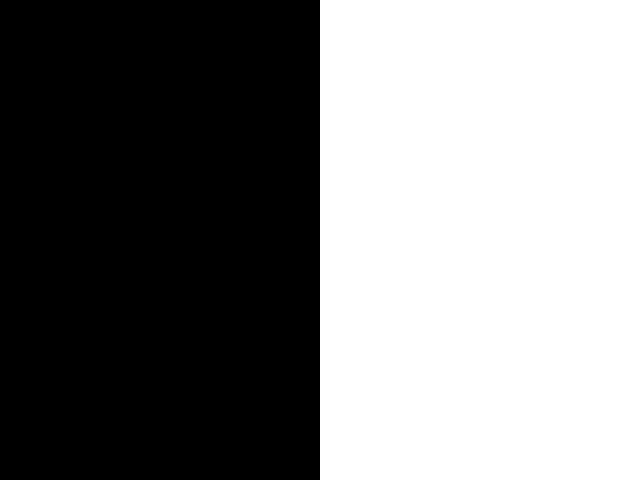
#> input picture B&W.jpg, 640 x 480 px
$ python 'Colour Detection 2.py'
#> lines starting #> are read from the running program, lines starting #| are printed output that depends on the picture; after the words box and inside, x2 and y2 are one past the last pixel; in counts of white or black regions, pixels touching at a corner belong together
import cv2
import numpy as np

a = np.zeros([480, 640, 3], np.uint8)

img = cv2.imread('B&W.jpg', 1)
#> img is the input picture: shape (480, 640, 3); 50% white; 1 white region, box (x1, y1, x2, y2) and area: (320, 0, 640, 480) 153600
b = cv2.rectangle(a, (200, 0), (450, 200), (255, 255, 255), -1)
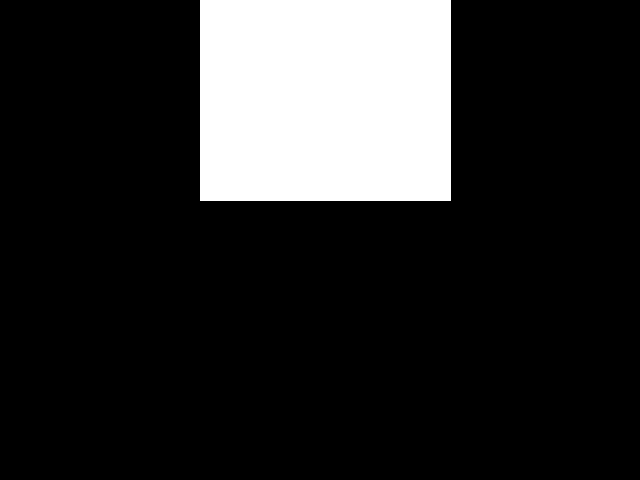
#> a: shape (480, 640, 3); 16.4% white; 1 white region, box (x1, y1, x2, y2) and area: (200, 0, 451, 201) 50451
bit = cv2.bitwise_and(a, img)
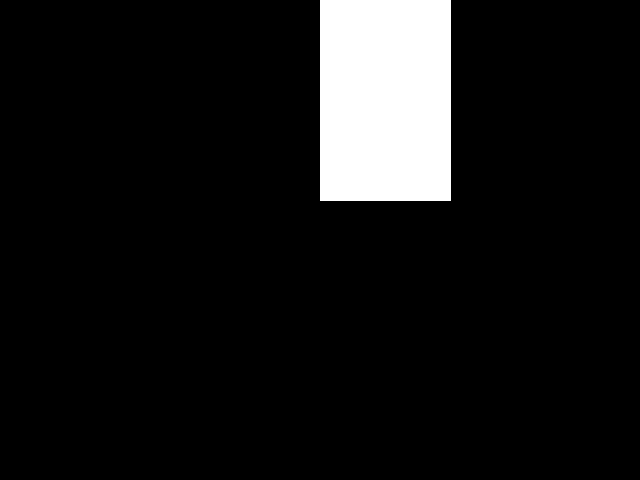
#> bit: shape (480, 640, 3); 8.6% white; 1 white region, box (x1, y1, x2, y2) and area: (320, 0, 451, 201) 26331
bit1 = cv2.bitwise_or(a, img)
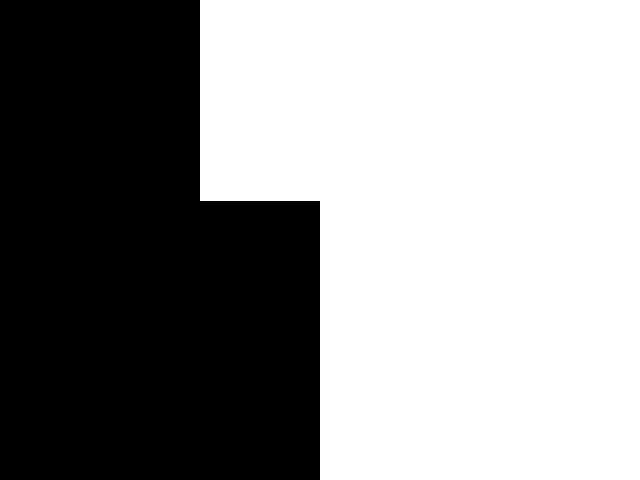
#> bit1: shape (480, 640, 3); 57.9% white; 1 black region, box (x1, y1, x2, y2) and area: (0, 0, 320, 480) 129480
bit2 = cv2.bitwise_not(a, img)
bit3 = cv2.bitwise_xor(a, img)
#> bit3: shape (480, 640, 3); every value is 255

cv2.imshow("IMAGE", img)
cv2.imshow("BLACK", a)
cv2.imshow("Error", bit2)
cv2.waitKey(0)

cv2.destroyAllWindows()

$ run again, with Color.jpg copied over B&W.jpg
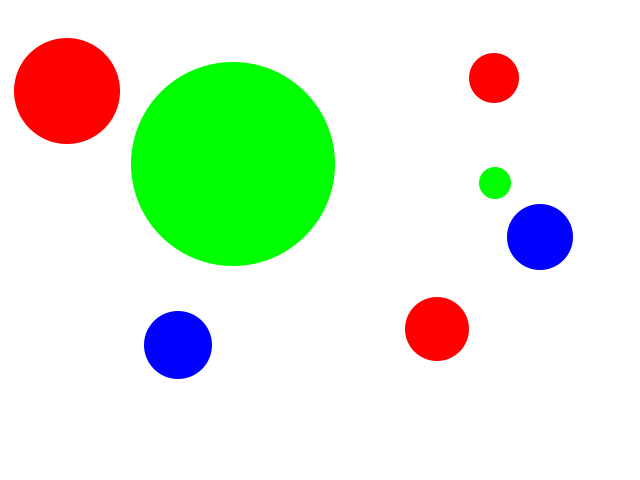
#> input picture Color.jpg, 640 x 480 px
#> img is the input picture: shape (480, 640, 3); mean B, G, R 215.7, 237.5, 221.3
#> a: shape (480, 640, 3); 16.4% white; 1 white region, box (x1, y1, x2, y2) and area: (200, 0, 451, 201) 50451
#> `bit = cv2.bitwise_and(a, img)`:
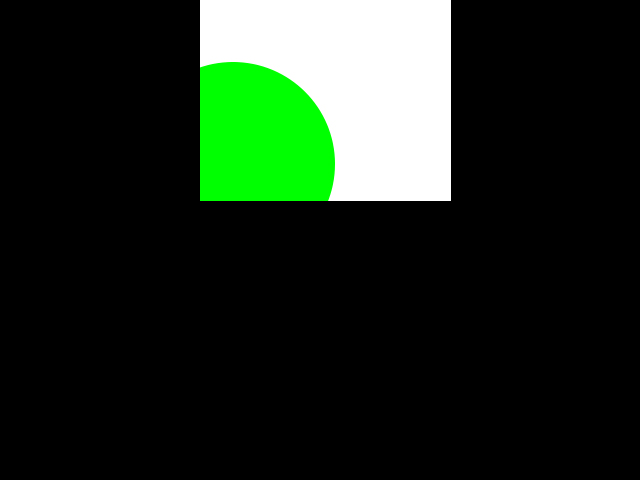
#> bit: shape (480, 640, 3); mean of channels 0, 1, 2 28.3, 41.9, 28.3; drawn as B, G, R
#> `bit1 = cv2.bitwise_or(a, img)`:
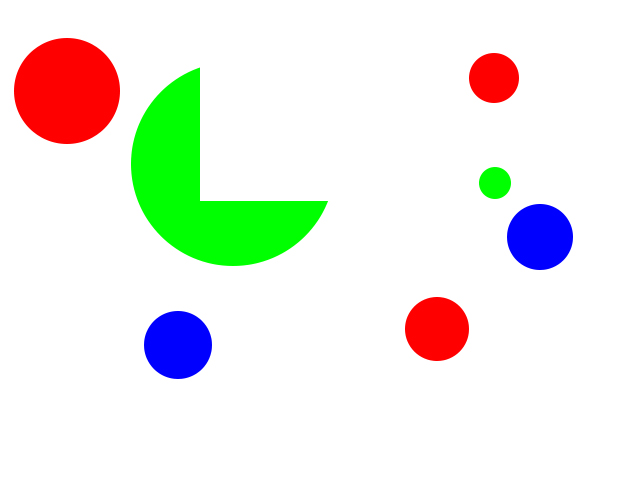
#> bit1: shape (480, 640, 3); mean of channels 0, 1, 2 229.2, 237.5, 234.9; drawn as B, G, R
#> bit3: shape (480, 640, 3); every value is 255
